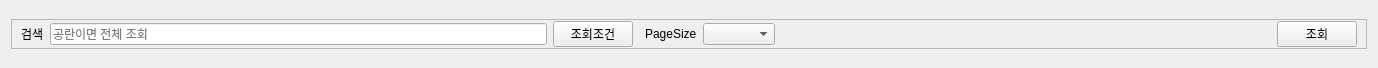
<?xml version="1.0" encoding="UTF-8"?>
<ui version="4.0">
 <class>Search</class>
 <widget class="QWidget" name="Search">
  <property name="geometry">
   <rect>
    <x>0</x>
    <y>0</y>
    <width>1378</width>
    <height>68</height>
   </rect>
  </property>
  <property name="sizePolicy">
   <sizepolicy hsizetype="Preferred" vsizetype="Fixed">
    <horstretch>0</horstretch>
    <verstretch>0</verstretch>
   </sizepolicy>
  </property>
  <property name="windowTitle">
   <string>Form</string>
  </property>
  <layout class="QVBoxLayout" name="verticalLayout">
   <property name="spacing">
    <number>0</number>
   </property>
   <property name="topMargin">
    <number>0</number>
   </property>
   <property name="bottomMargin">
    <number>0</number>
   </property>
   <item>
    <widget class="QFrame" name="frame">
     <property name="sizePolicy">
      <sizepolicy hsizetype="Preferred" vsizetype="Fixed">
       <horstretch>0</horstretch>
       <verstretch>0</verstretch>
      </sizepolicy>
     </property>
     <property name="styleSheet">
      <string notr="true"/>
     </property>
     <property name="frameShape">
      <enum>QFrame::StyledPanel</enum>
     </property>
     <property name="frameShadow">
      <enum>QFrame::Raised</enum>
     </property>
     <layout class="QHBoxLayout" name="horizontalLayout">
      <property name="topMargin">
       <number>1</number>
      </property>
      <property name="bottomMargin">
       <number>1</number>
      </property>
      <item>
       <widget class="QLabel" name="label">
        <property name="text">
         <string>검색</string>
        </property>
       </widget>
      </item>
      <item>
       <widget class="Custom_Search_LineEdit" name="le_search">
        <property name="placeholderText">
         <string>공란이면 전체 조회</string>
        </property>
       </widget>
      </item>
      <item>
       <widget class="Custom_PB_Query" name="PB_Option">
        <property name="text">
         <string>조회조건</string>
        </property>
       </widget>
      </item>
      <item>
       <widget class="QFrame" name="frame_option">
        <property name="sizePolicy">
         <sizepolicy hsizetype="Fixed" vsizetype="Fixed">
          <horstretch>0</horstretch>
          <verstretch>0</verstretch>
         </sizepolicy>
        </property>
        <property name="frameShape">
         <enum>QFrame::NoFrame</enum>
        </property>
        <property name="frameShadow">
         <enum>QFrame::Raised</enum>
        </property>
        <layout class="QHBoxLayout" name="horizontalLayout_2">
         <property name="leftMargin">
          <number>0</number>
         </property>
         <property name="topMargin">
          <number>6</number>
         </property>
         <property name="rightMargin">
          <number>0</number>
         </property>
         <property name="bottomMargin">
          <number>6</number>
         </property>
        </layout>
       </widget>
      </item>
      <item>
       <layout class="QFormLayout" name="formLayout_6">
        <property name="formAlignment">
         <set>Qt::AlignLeading|Qt::AlignLeft|Qt::AlignVCenter</set>
        </property>
        <item row="0" column="0">
         <widget class="QLabel" name="label_6">
          <property name="text">
           <string>PageSize</string>
          </property>
         </widget>
        </item>
        <item row="0" column="1">
         <widget class="Custom_Combo_PageSize" name="comboBox_pageSize">
          <property name="currentText">
           <string/>
          </property>
         </widget>
        </item>
       </layout>
      </item>
      <item>
       <spacer name="horizontalSpacer">
        <property name="orientation">
         <enum>Qt::Horizontal</enum>
        </property>
        <property name="sizeType">
         <enum>QSizePolicy::MinimumExpanding</enum>
        </property>
        <property name="sizeHint" stdset="0">
         <size>
          <width>40</width>
          <height>20</height>
         </size>
        </property>
       </spacer>
      </item>
      <item>
       <widget class="Custom_PB_Query" name="PB_Search">
        <property name="sizePolicy">
         <sizepolicy hsizetype="Fixed" vsizetype="Fixed">
          <horstretch>0</horstretch>
          <verstretch>0</verstretch>
         </sizepolicy>
        </property>
        <property name="text">
         <string>조회</string>
        </property>
       </widget>
      </item>
     </layout>
    </widget>
   </item>
  </layout>
 </widget>
 <customwidgets>
  <customwidget>
   <class>Custom_Search_LineEdit</class>
   <extends>QLineEdit</extends>
   <header location="global">modules.PyQt.compoent_v2.custom_상속.custom_lineEdit</header>
  </customwidget>
  <customwidget>
   <class>Custom_PB_Query</class>
   <extends>QPushButton</extends>
   <header location="global">modules.PyQt.compoent_v2.custom_상속.custom_PB</header>
  </customwidget>
  <customwidget>
   <class>Custom_Combo_PageSize</class>
   <extends>QComboBox</extends>
   <header location="global">modules.PyQt.compoent_v2.custom_상속.custom_combo</header>
  </customwidget>
 </customwidgets>
 <resources/>
 <connections/>
</ui>
